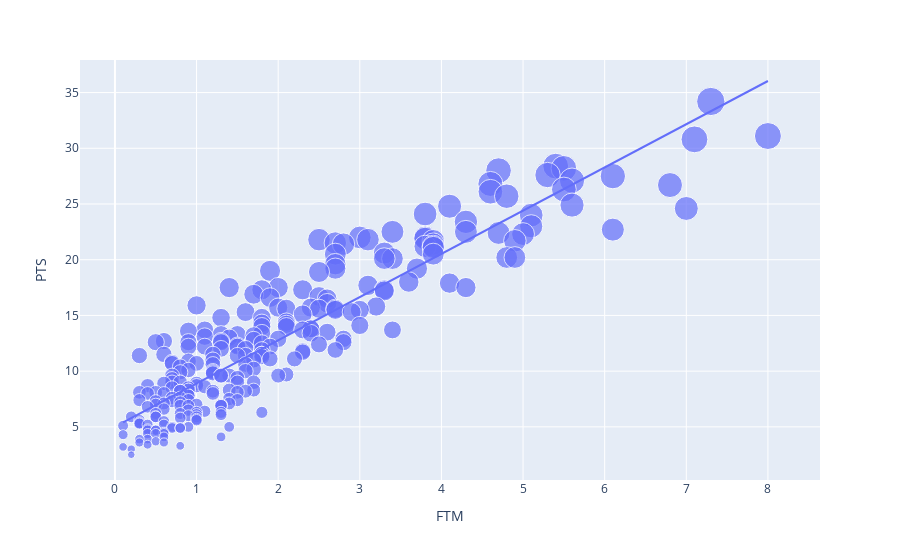

This figure's notebook cell:
### Code cell
# Visualize the relationship between Field Throws Made (FGM) and Points (PTS)
figure = px.scatter(data_frame=df, x='FTM', y='PTS', size='PTS', trendline='ols')
figure.show()

### Figure 1 — Plotly figure (JSON) as saved in the notebook; plotly's stock layout.template omitted (floating-point values rounded to 4 significant figures; data arrays with more than 128 entries replaced by an {"elided": "..."} marker saying what was removed)
{"data": [{"hovertemplate": "FTM=%{x}<br>PTS=%{marker.size}<extra></extra>", "legendgroup": "", "marker": {"color": "#636efa", "size": {"elided": "254 float values"}, "sizemode": "area", "sizeref": 0.0855, "symbol": "circle"}, "mode": "markers", "name": "", "orientation": "v", "showlegend": false, "type": "scatter", "x": {"elided": "254 float values"}, "xaxis": "x", "y": {"elided": "254 float values"}, "yaxis": "y"}, {"hovertemplate": "<b>OLS trendline</b><br>PTS = 3.87794 * FTM + 5.0143<br>R<sup>2</sup>=0.829177<br><br>FTM=%{x}<br>PTS=%{y} <b>(trend)</b><extra></extra>", "legendgroup": "", "marker": {"color": "#636efa", "symbol": "circle"}, "mode": "lines", "name": "", "showlegend": false, "type": "scatter", "x": {"elided": "254 float values"}, "xaxis": "x", "y": {"elided": "254 float values"}, "yaxis": "y"}], "layout": {"autosize": true, "legend": {"itemsizing": "constant", "tracegroupgap": 0}, "margin": {"t": 60}, "xaxis": {"anchor": "y", "autorange": true, "domain": [0, 1], "range": [-0.4268, 8.635], "title": {"text": "FTM"}, "type": "linear"}, "yaxis": {"anchor": "x", "autorange": true, "domain": [0, 1], "range": [-0.2216, 38.98], "title": {"text": "PTS"}, "type": "linear"}}}
